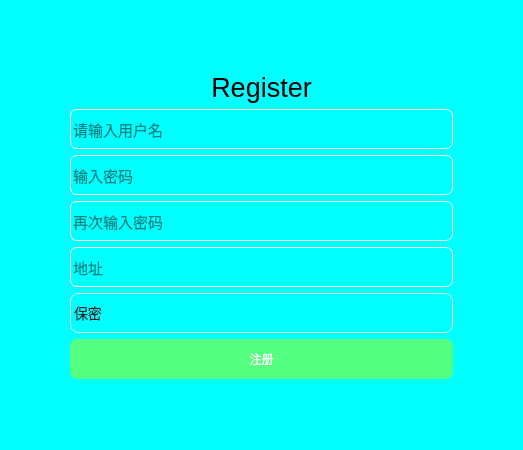
<?xml version="1.0" encoding="UTF-8"?>
<ui version="4.0">
 <class>RegisterWgt</class>
 <widget class="QWidget" name="RegisterWgt">
  <property name="geometry">
   <rect>
    <x>0</x>
    <y>0</y>
    <width>523</width>
    <height>450</height>
   </rect>
  </property>
  <property name="windowTitle">
   <string>注册界面</string>
  </property>
  <layout class="QGridLayout" name="gridLayout">
   <property name="leftMargin">
    <number>0</number>
   </property>
   <property name="topMargin">
    <number>0</number>
   </property>
   <property name="rightMargin">
    <number>0</number>
   </property>
   <property name="bottomMargin">
    <number>0</number>
   </property>
   <item row="0" column="0">
    <widget class="QWidget" name="widget" native="true">
     <property name="cursor">
      <cursorShape>ArrowCursor</cursorShape>
     </property>
     <property name="styleSheet">
      <string notr="true">background-color: rgb(0, 255, 255);</string>
     </property>
     <layout class="QVBoxLayout" name="verticalLayout">
      <property name="leftMargin">
       <number>70</number>
      </property>
      <property name="rightMargin">
       <number>70</number>
      </property>
      <item>
       <spacer name="verticalSpacer_2">
        <property name="orientation">
         <enum>Qt::Vertical</enum>
        </property>
        <property name="sizeHint" stdset="0">
         <size>
          <width>20</width>
          <height>40</height>
         </size>
        </property>
       </spacer>
      </item>
      <item>
       <widget class="QLabel" name="lab_reg">
        <property name="font">
         <font>
          <pointsize>20</pointsize>
         </font>
        </property>
        <property name="styleSheet">
         <string notr="true">background:transparent;</string>
        </property>
        <property name="text">
         <string>Register</string>
        </property>
        <property name="alignment">
         <set>Qt::AlignCenter</set>
        </property>
       </widget>
      </item>
      <item>
       <widget class="QLineEdit" name="line_name">
        <property name="minimumSize">
         <size>
          <width>0</width>
          <height>40</height>
         </size>
        </property>
        <property name="font">
         <font>
          <pointsize>11</pointsize>
         </font>
        </property>
        <property name="styleSheet">
         <string notr="true">border-radius:7px;
border-width:0.5px;
border:0.5px solid white;
</string>
        </property>
        <property name="placeholderText">
         <string>请输入用户名</string>
        </property>
       </widget>
      </item>
      <item>
       <widget class="QLineEdit" name="line_password">
        <property name="minimumSize">
         <size>
          <width>0</width>
          <height>40</height>
         </size>
        </property>
        <property name="font">
         <font>
          <pointsize>11</pointsize>
         </font>
        </property>
        <property name="styleSheet">
         <string notr="true">border-radius:7px;
border-width:0.5px;
border:0.5px solid white;</string>
        </property>
        <property name="echoMode">
         <enum>QLineEdit::Password</enum>
        </property>
        <property name="placeholderText">
         <string>输入密码</string>
        </property>
       </widget>
      </item>
      <item>
       <widget class="QLineEdit" name="line_repassword">
        <property name="minimumSize">
         <size>
          <width>0</width>
          <height>40</height>
         </size>
        </property>
        <property name="font">
         <font>
          <pointsize>11</pointsize>
         </font>
        </property>
        <property name="styleSheet">
         <string notr="true">border-radius:7px;
border-width:0.5px;
border:0.5px solid white;</string>
        </property>
        <property name="echoMode">
         <enum>QLineEdit::Password</enum>
        </property>
        <property name="placeholderText">
         <string>再次输入密码</string>
        </property>
       </widget>
      </item>
      <item>
       <widget class="QLineEdit" name="line_add">
        <property name="minimumSize">
         <size>
          <width>0</width>
          <height>40</height>
         </size>
        </property>
        <property name="font">
         <font>
          <pointsize>11</pointsize>
         </font>
        </property>
        <property name="styleSheet">
         <string notr="true">border-radius:7px;
border-width:0.5px;
border:0.5px solid white;</string>
        </property>
        <property name="placeholderText">
         <string>地址</string>
        </property>
       </widget>
      </item>
      <item>
       <widget class="QComboBox" name="combox_render">
        <property name="minimumSize">
         <size>
          <width>0</width>
          <height>40</height>
         </size>
        </property>
        <property name="font">
         <font>
          <family>Adobe 黑体 Std R</family>
          <pointsize>10</pointsize>
          <weight>50</weight>
          <italic>false</italic>
          <bold>false</bold>
         </font>
        </property>
        <property name="whatsThis">
         <string>请选择您的性别</string>
        </property>
        <property name="styleSheet">
         <string notr="true">QComboBox{
  color:#1e222b;
  padding: 1px 15px 1px 3px;
  border:1px solid rgba(228,228,228,1);
  border-radius:8;
  font-size: 14px;
	font: 10pt &quot;Adobe 黑体 Std R&quot;;
}
QComboBox::drop-down {			/*下拉按钮*/
      subcontrol-origin: padding;
      subcontrol-position: top right;
      width: 20px;
      border:none;
}

QComboBox QAbstractItemView{	/*列表 */
	margin-top: 8px;
	margin-left: 6px;
	margin-bottom: 6px;
	margin-right: 6px;
	background:rgba(255,255,255,1);
    border:1px solid rgba(228,228,228,1);
    border-radius:8px;
	font-size:12px;
    outline: 0px;
    color:#1e222b;
    padding-left: 16px;
    padding-top: 12px;
	padding-bottom:12px;
    
  }

QComboBox QScrollBar::vertical{ /*滑条 主体部分*/
    width:6px;
    background:rgb(255,255,255);
    border:none;
}
QComboBox QScrollBar::handle::vertical{ /*滑块主体*/
    border-radius:3px;
    background-color: rgba(30, 34, 43, 0.2);
}
QComboBox QScrollBar::handle::vertical::hover{
    background-color: rgba(30, 34, 43, 0.2);
}
QComboBox QScrollBar::add-line::vertical{/*上箭头*/
    border:none;
}
QComboBox QScrollBar::sub-line::vertical{/*下箭头*/
    border:none;
}
</string>
        </property>
        <item>
         <property name="text">
          <string>保密</string>
         </property>
        </item>
        <item>
         <property name="text">
          <string>男</string>
         </property>
        </item>
        <item>
         <property name="text">
          <string>女</string>
         </property>
        </item>
        <item>
         <property name="text">
          <string>EVA</string>
         </property>
        </item>
       </widget>
      </item>
      <item>
       <widget class="QPushButton" name="btn_register">
        <property name="minimumSize">
         <size>
          <width>0</width>
          <height>40</height>
         </size>
        </property>
        <property name="cursor">
         <cursorShape>PointingHandCursor</cursorShape>
        </property>
        <property name="styleSheet">
         <string notr="true">background-color: rgb(85, 255, 127);
color:white;
border-radius:7px;
font: 12pt &quot;楷体&quot;;</string>
        </property>
        <property name="text">
         <string>注册</string>
        </property>
       </widget>
      </item>
      <item>
       <spacer name="verticalSpacer">
        <property name="orientation">
         <enum>Qt::Vertical</enum>
        </property>
        <property name="sizeHint" stdset="0">
         <size>
          <width>20</width>
          <height>40</height>
         </size>
        </property>
       </spacer>
      </item>
     </layout>
    </widget>
   </item>
  </layout>
 </widget>
 <resources/>
 <connections/>
</ui>
